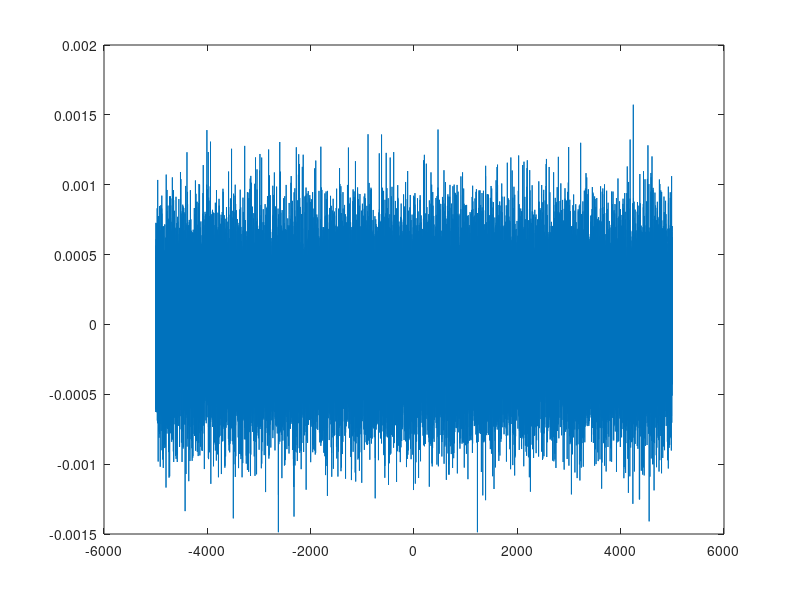

Recreate this plot in MATLAB.
%% AWGN complexo
clc;clear all;close all; 
                                             % Parâmetros
SNR_dB = 5;                                  % Determina o valor da SNR em dB
T=0.0001;
t = 0:T:5;                                   % Eixo do tempo
x=2*cos(2*pi*10*t)+i*0.2*cos(2*pi*10*t);     % Sinal qualquer x(t)
N = length(x);                               % Calcula o comprimento de x
Ps = sum(abs(x).^2)/N;                       % Calcula a potência do sinal
SNR = 10^(SNR_dB/10);                        % Calcula a SNR linear
Pn = Ps/SNR;                                 % Calcula a potência do ruído
noiseSigma = sqrt(Pn/100);                    % Desvio padrão do ruído normalizado 
n = noiseSigma*[randn(1,N)+j* randn(1,N)];   % Vetor do ruído 
Fs = 1/T
lfft=length(n);                              % Comprimento da FFT
S=fftshift(fft(n,lfft))/lfft;
freq = -Fs/2:Fs/lfft:Fs/2-Fs/lfft;
plot(freq,S)




%sound(abs(n),Fs);